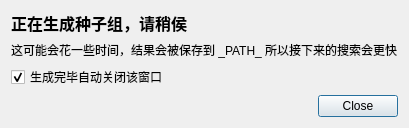
<?xml version="1.0" encoding="UTF-8"?>
<ui version="4.0">
 <class>ProtoBaseDialog</class>
 <widget class="QDialog" name="ProtoBaseDialog">
  <property name="windowTitle">
   <string>Generating Protobases</string>
  </property>
  <property name="windowIcon">
   <iconset>
    <normaloff>:/icons/logo.png</normaloff>:/icons/logo.png</iconset>
  </property>
  <layout class="QVBoxLayout" name="verticalLayout">
   <item>
    <widget class="QLabel" name="label_2">
     <property name="text">
      <string>&lt;html&gt;&lt;head/&gt;&lt;body&gt;&lt;p&gt;&lt;span style=&quot; font-size:12pt; font-weight:600;&quot;&gt;正在生成种子组，请稍侯&lt;/span&gt;&lt;/p&gt;&lt;/body&gt;&lt;/html&gt;</string>
     </property>
    </widget>
   </item>
   <item>
    <widget class="QLabel" name="label">
     <property name="text">
      <string>这可能会花一些时间，结果会被保存到 _PATH_ 所以接下来的搜索会更快</string>
     </property>
    </widget>
   </item>
   <item>
    <widget class="QCheckBox" name="checkBox">
     <property name="text">
      <string>生成完毕自动关闭该窗口</string>
     </property>
     <property name="checked">
      <bool>true</bool>
     </property>
    </widget>
   </item>
   <item>
    <widget class="QDialogButtonBox" name="buttonBox">
     <property name="orientation">
      <enum>Qt::Horizontal</enum>
     </property>
     <property name="standardButtons">
      <set>QDialogButtonBox::Close</set>
     </property>
    </widget>
   </item>
  </layout>
 </widget>
 <resources>
  <include location="../rc/icons.qrc"/>
 </resources>
 <connections>
  <connection>
   <sender>buttonBox</sender>
   <signal>accepted()</signal>
   <receiver>ProtoBaseDialog</receiver>
   <slot>accept()</slot>
   <hints>
    <hint type="sourcelabel">
     <x>248</x>
     <y>254</y>
    </hint>
    <hint type="destinationlabel">
     <x>157</x>
     <y>274</y>
    </hint>
   </hints>
  </connection>
  <connection>
   <sender>buttonBox</sender>
   <signal>rejected()</signal>
   <receiver>ProtoBaseDialog</receiver>
   <slot>reject()</slot>
   <hints>
    <hint type="sourcelabel">
     <x>316</x>
     <y>260</y>
    </hint>
    <hint type="destinationlabel">
     <x>286</x>
     <y>274</y>
    </hint>
   </hints>
  </connection>
 </connections>
</ui>
